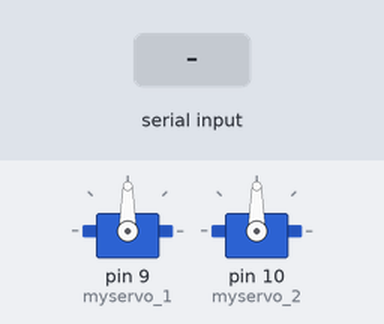
This sketch was run on a simulated Arduino Uno, built with avr-gcc and run on an emulated ATmega328P. Parts: 2 × servo. Inputs (shaded band) come from the test bench.

Above: at 1.2 s.
1.3 s: "90,45\n" received over Serial
At 2.0 s:
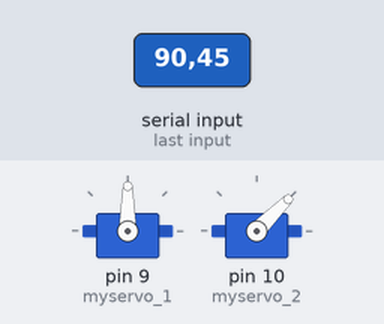
4.3 s: "30,150\n" received over Serial
At 5.1 s:
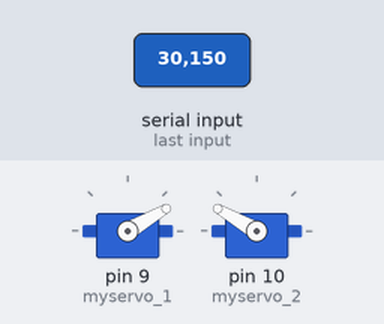
7.3 s: "90\n" received over Serial
At 7.6 s:
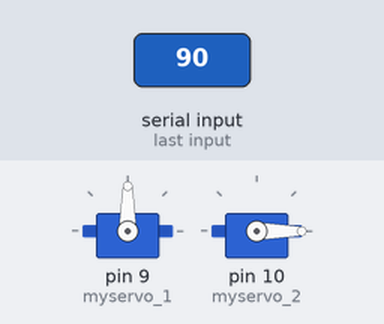
8.8 s: "1,90\n" received over Serial
At 9.6 s:
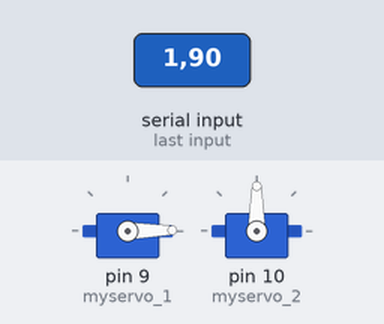
11.8 s: "1,90,45\n" received over Serial
At 13.2 s:
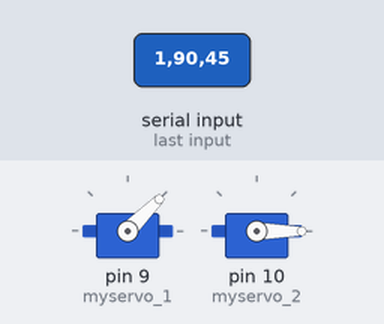
Timing chart, 0 to 14.8 s (numbered marks = the images above; inputs shaded):
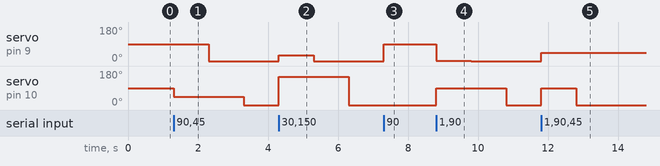

The sketch:

actuation.ino
```cpp
#include <Servo.h>

Servo myservo_1;
Servo myservo_2;
int pos_1;
int pos_2;

void setup()
{
  myservo_1.attach(9);
  myservo_2.attach(10);
  Serial.begin(9600);
  while (!Serial)
    ;
}

void loop()
{
  while (Serial.available())
  {
    pos_1 = Serial.parseInt();
//    Serial.print("Sevo-1:");
//    Serial.println(pos_1);
    if(0<=pos_1 && pos_1 <=180)
      myservo_1.write(pos_1);

    pos_2 = Serial.parseInt();
//    Serial.print("Sevo-2:");
//    Serial.println(pos_2);
    if(0<=pos_2 && pos_2 <=180)
      myservo_2.write(pos_2);
  }
}
```

Measured:
- after the input at 1.3 s, servo on pin 9 (myservo_1): 90° → 0° after 1.0 s; servo on pin 10 (myservo_2): 90° → 45° at once, → 0° 2.0 s later
- after the input at 4.3 s, servo on pin 9 (myservo_1): 0° → 30° at once, → 0° 1.0 s later; servo on pin 10 (myservo_2): 0° → 150° at once, → 0° 2.0 s later
- after the input at 7.3 s, servo on pin 9 (myservo_1): 0° → 90° at once
- after the input at 8.8 s, servo on pin 9 (myservo_1): 90° → 1° at once, → 0° 1.0 s later; servo on pin 10 (myservo_2): 0° → 90° at once, → 0° 2.0 s later
- after the input at 11.8 s, servo on pin 9 (myservo_1): 0° → 45° at once; servo on pin 10 (myservo_2): 0° → 90° at once, → 0° 1.0 s later
